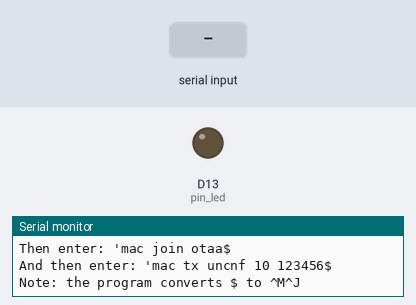
Bench run of a sketch on a simulated Arduino Zero (SAMD21). Shown: output pins drawn as LEDs (lit = HIGH), the last lines printed to the serial monitor. Dashed ring = blinking. Inputs (shaded band) come from the test bench. Pins used as bus, display or sensor lines are not drawn.

Above: at 0.1 s.
At 4.2 s:
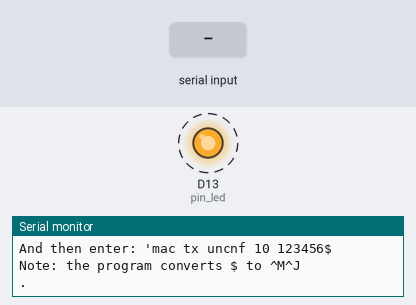
4.3 s: "1" received over Serial
Timing chart, 0 to 13.3 s (numbered marks = the images above; inputs shaded):
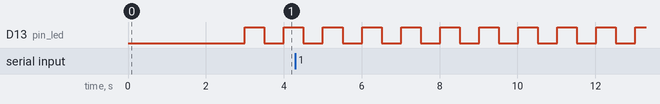

The sketch:

v1.00.ino
```cpp
//
// Relay data USBSerial<-->Serial5
//
// Works with USB Native port on Arduino M0 PRO and Tools->Serial Monitor
//
// Arduino 1.8.4
//

unsigned long trigger;
unsigned long period=500;
unsigned char ledon;
unsigned char sending;
unsigned char started;
int pin_reset=2;
int pin_led=13;

void foo()
{
  Serial5.print("mac join otaa^M^J");
}

void setup() {

   pinMode(pin_reset,OUTPUT);
   digitalWrite(pin_reset,LOW); // reset-disable RN2483

   SerialUSB.begin(57600);
   while (!SerialUSB);
   SerialUSB.println("Serial relay running...");
   SerialUSB.println("Don't type anything until a . appears");
   SerialUSB.println("Note: you should then see the reset message: RN2483 0.9.5 Mar 24 14:15:33");
   SerialUSB.println("Then try typing: 'sys reset$' and click the send key");
   SerialUSB.println("Then enter: 'mac join otaa$");
   SerialUSB.println("And then enter: 'mac tx uncnf 10 123456$");
   SerialUSB.println("Note: the program converts $ to ^M^J");

   pinMode(pin_led, OUTPUT);
   digitalWrite(pin_led, LOW);

   trigger = millis() + 2000;
   ledon = 0;
   sending = 0;
   started = 0;

   Serial5.begin(57600);

   delay(3000);
   foo();
}

void loop() {

  char ch;

   if (SerialUSB.available()>0) {
      ch = SerialUSB.read();
      if (ch!='$') {
         if (!sending) {
            SerialUSB.print("Sending: ");
            sending = 1;
         }
         SerialUSB.write(ch);
         Serial5.write(ch);
      }
      else {
         SerialUSB.println("^M^J");
         sending = 0;
         Serial5.write(13);
         Serial5.write(10);
      }
   }
   if (Serial5.available()>0) {
      SerialUSB.write(Serial5.read());
   }

   if (millis() > trigger) {
      if (!started) {
         SerialUSB.print(".");
         digitalWrite(pin_reset,HIGH); // enable RN2483
         started = 1;
      }
      if (ledon) {
         digitalWrite(pin_led, LOW);
         ledon = 0;
      }
      else {
         digitalWrite(pin_led, HIGH);
         ledon = 1;
      }
      trigger = millis()+period;
   }
}
```

Measured:
- by itself, D13 (pin_led): alternates HIGH for 0.50 s and LOW for 0.50 s
